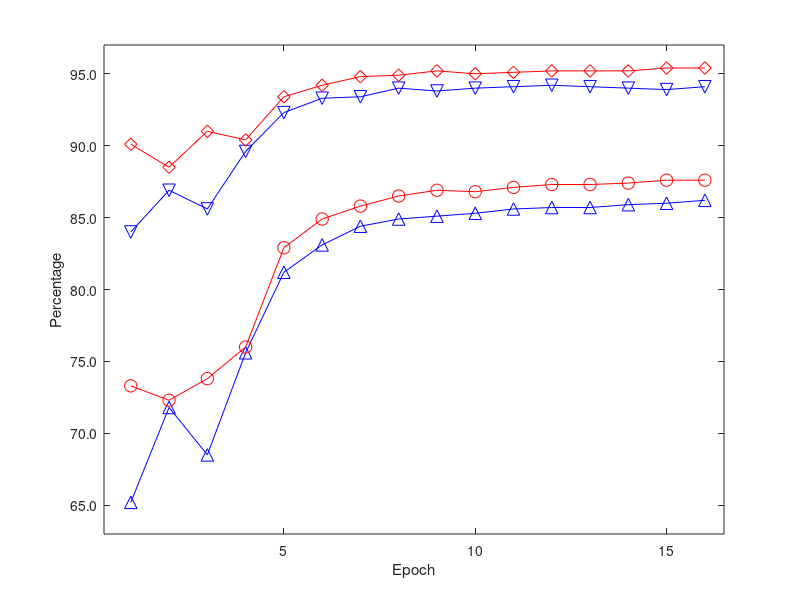

MATLAB code for this plot: (Note: this script raises an error after producing the figure.)

%{
duke_mine_map=[58.0,61.3,55.5,65.8,72.2,73.4,75.5,75.9,76.3,76.5,76.9,76.8,76.9,77.1,77.2,77.4];
duke_mine_rank1=[76.6,78.4,71.7,80.0,83.9,85.0,86.1,86.7,87.0,87.3,88.1,87.5,87.7,87.3,87.5,87.8];

duke_map=[55.3,56.1,53.6,65.4,70.9,73.4,74.3,74.9,75.4,75.6,75.8,75.9,76.1,76.3,76.5,76.5];
duke_rank1=[72.1,71.5,69.8,78.6,82.9,83.8,85.4,86.0,86.3,86.3,86.5,86.7,86.8,87.2,87.6,87.5];



p1=plot(duke_map,'b^-','MarkerSize', 9);
hold on;
p2=plot(duke_mine_map,'ro-','MarkerSize', 9);
p3=plot(duke_rank1,'bv-','MarkerSize', 9);
p4=plot(duke_mine_rank1,'rd-','MarkerSize', 9);

xlim([0.3 16.5]);
xticks([0 5 10 15]);  % 设置Y轴刻度位置
xticklabels({'0','5','10','15'}); % 设置对应的标签
xlabel('Epoch');   % 设置Y轴标签

ylim([53 90])
yticks([50 55 60 65 70 75 80 85 90 ]);  % 设置Y轴刻度位置
yticklabels({'50.0','55.0','60.0','65.0','70.0','75.0','80.0','85.0','90.0'}); % 设置对应的标签
ylabel('Percentage(%)');   % 设置Y轴标签

ax = gca;               % 获取当前坐标轴句柄
ax.YMinorTick = 'on';   % 打开Y轴小刻度
ax.MinorGridAlpha = 0.6; % 设置小网格线透明度
ax.YMinorGrid = 'on';   % 显示Y轴小刻度网格线
ax.YGrid = 'on'; 

legend([p1 p2 p3 p4],'Baseline Method MAP','GBU-ReID MAP','Baseline Method rank-1 accuracy','GBU-ReID rank-1 accuracy','FontSize', 12)
hold off;
%}

market_mine_map=[73.3,72.3,73.8,76.0,82.9,84.9,85.8,86.5,86.9,86.8,87.1,87.3,87.3,87.4,87.6,87.6];
market_mine_rank1=[90.1,88.5,91.0,90.4,93.4,94.2,94.8,94.9,95.2,95.0,95.1,95.2,95.2,95.2,95.4,95.4];

market_map=[65.2,71.8,68.5,75.6,81.2,83.1,84.4,84.9,85.1,85.3,85.6,85.7,85.7,85.9,86.0,86.2];
market_rank1=[84.0,86.9,85.6,89.6,92.3,93.3,93.4,94.0,93.8,94.0,94.1,94.2,94.1,94.0,93.9,94.1];
figure;
p1=plot(market_map,'b^-','MarkerSize', 9);
hold on;
p2=plot(market_mine_map,'ro-','MarkerSize', 9);
p3=plot(market_rank1,'bv-','MarkerSize', 9);
p4=plot(market_mine_rank1,'rd-','MarkerSize', 9);

xlim([0.3 16.5]);
xticks([0 5 10 15]);  % 设置Y轴刻度位置
xticklabels({'0','5','10','15'}); % 设置对应的标签
xlabel('Epoch');   % 设置Y轴标签

ylim([63 97])
yticks([65 70 75 80 85 90 95]);  % 设置Y轴刻度位置
yticklabels({'65.0','70.0','75.0','80.0','85.0','90.0','95.0'}); % 设置对应的标签
ylabel('Percentage');   % 设置Y轴标签

ax = gca;               % 获取当前坐标轴句柄
ax.YMinorTick = 'on';   % 打开Y轴小刻度
ax.MinorGridAlpha = 0.5; % 设置小网格线透明度
ax.YMinorGrid = 'on';   % 显示Y轴小刻度网格线
ax.YGrid = 'on'; 

legend([p1 p2 p3 p4],'Baseline Method MAP','GBU-ReID MAP','Baseline Method rank-1 accuracy','GBU-ReID rank-1 accuracy','FontSize', 12)
hold off;



%{
veri_mine_map=[61.1,60.6,58.4,64.6,69.8,72.9,73.5,74.3,74.7,75.1,75.3,75.9,75.5,75.8,76.0,76.1];
veri_mine_rank1=[88.6,87.9,88.8,91.3,92.1,92.9,93.0,93.2,93.5,94.5,94.6,94.7,94.6,94.7,94.9,95.1];

veri_map=[54.8,55.6,56.6,61.2,65.4,68.1,70.9,71.1,71.8,73.6,73.8,74.1,73.8,74.2,74.5,74.8];
veri_rank1=[83.5,87.4,88.1,86.4,89.4,90.1,90.7,91.4,92.6,93.6,93.1,93.8,93.8,93.6,93.9,93.8];
figure;

p1=plot(veri_map,'b^-','MarkerSize', 9);
hold on;
p2=plot(veri_mine_map,'ro-','MarkerSize', 9);
p3=plot(veri_rank1,'bv-','MarkerSize', 9);
p4=plot(veri_mine_rank1,'rd-','MarkerSize', 9);



xlim([0.3 16.5]);
xticks([0 5 10 15]);  % 设置Y轴刻度位置
xticklabels({'0','5','10','15'}); % 设置对应的标签
xlabel('Epoch');   % 设置Y轴标签

ylim([52 97])
yticks([55 60 65 70 75 80 85 90 95  ]);  % 设置Y轴刻度位置
yticklabels({'55.0','60.0','65.0','70.0','75.0','80.0','85.0','90.0','95.0'}); % 设置对应的标签
ylabel('Percentage');   % 设置Y轴标签

ax = gca;               % 获取当前坐标轴句柄
ax.YMinorTick = 'on';   % 打开Y轴小刻度
ax.MinorGridAlpha = 0.5; % 设置小网格线透明度
ax.YMinorGrid = 'on';   % 显示Y轴小刻度网格线
ax.YGrid = 'on'; 

legend([p1 p2 p3 p4],'Baseline Method MAP','GBU-ReID MAP','Baseline Method rank-1 accuracy','GBU-ReID rank-1 accuracy','FontSize', 12)
hold off;
%}

%{
msmt_mine_map=[39.3,33.0,34.9,40.5,49.6,50.8,51.6,51.7,52.2,51.9,52.7,52.6,52.8,53.0,53.2,53.2];
msmt_mine_rank1=[66.5,59.8,62.3,66.6,74.2,75.1,75.7,75.9,76.3,76.3,77.0,76.9,76.8,77.1,77.4,77.2];

msmt_map=[31.0,31.7,27.8,39.4,42.1,45.6,48.5,49.1,49.7,49.5,50.7,50.6,51.1,51.3,51.7,51.6,51.7];
msmt_rank1=[58.8,57.9,53.0,64.8,66.6,70.1,72.7,73.8,74.3,74.6,74.8,75.2,75.3,75.6,75.5,75.6,75.7];
figure;

p1=plot(msmt_map,'b^-','MarkerSize', 9);
hold on;
p2=plot(msmt_mine_map,'ro-','MarkerSize', 9);
p3=plot(msmt_rank1,'bv-','MarkerSize', 9);
p4=plot(msmt_mine_rank1,'rd-','MarkerSize', 9);



xlim([0.3 16.5]);
xticks([0 5 10 15]);  % 设置Y轴刻度位置
xticklabels({'0','50','100','150'}); % 设置对应的标签
xlabel('Epoch');   % 设置Y轴标签

ylim([25 80])
yticks([25 30 35 40 45 50 55 60 65 70 75 80  ]);  % 设置Y轴刻度位置
yticklabels({'25.0','30.0','35.0','40.0','45.0','50.0','55.0','60.0','65.0','70.0','75.0','80.0'}); % 设置对应的标签
ylabel('Percentage');   % 设置Y轴标签

ax = gca;               % 获取当前坐标轴句柄
ax.YMinorTick = 'on';   % 打开Y轴小刻度
ax.MinorGridAlpha = 0.5; % 设置小网格线透明度
ax.YMinorGrid = 'on';   % 显示Y轴小刻度网格线
ax.YGrid = 'on'; 

legend([p1 p2 p3 p4],'Baseline Method MAP','GBU-ReID MAP','Baseline Method rank-1 accuracy','GBU-ReID rank-1 accuracy','FontSize', 12)
hold off;
%}
